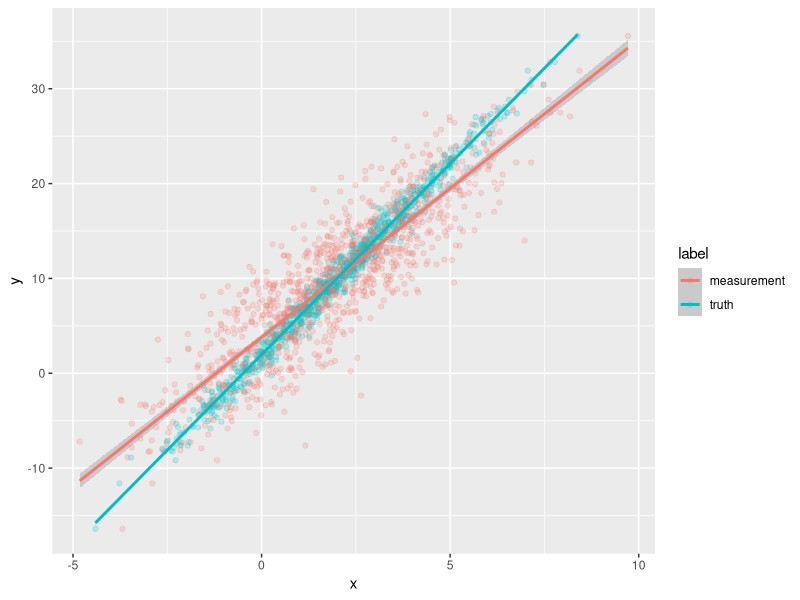
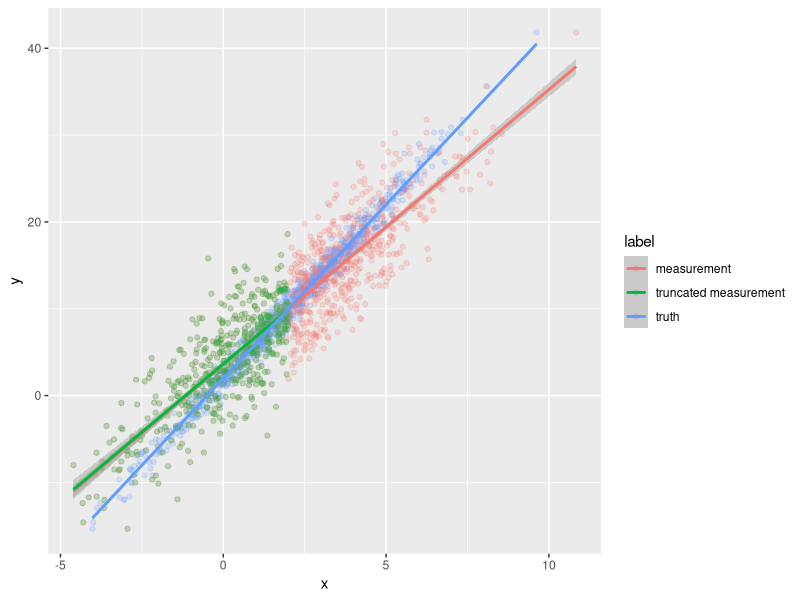
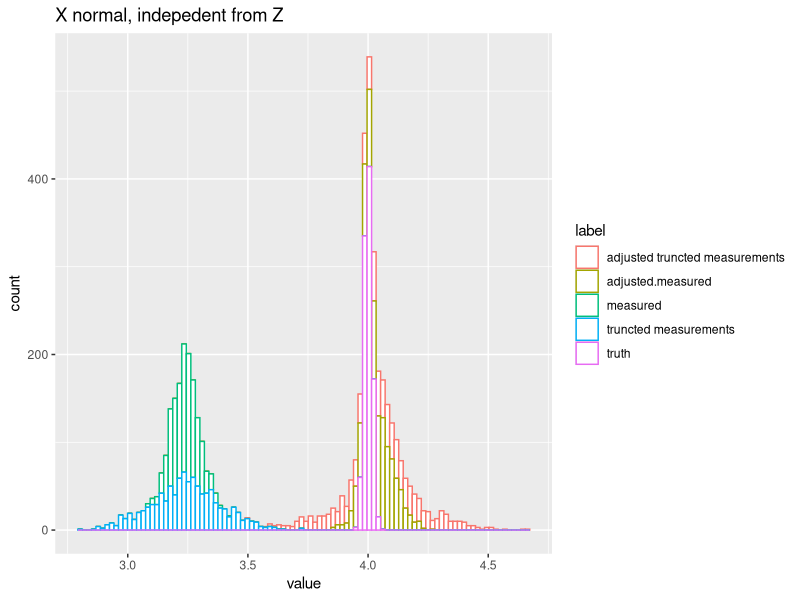
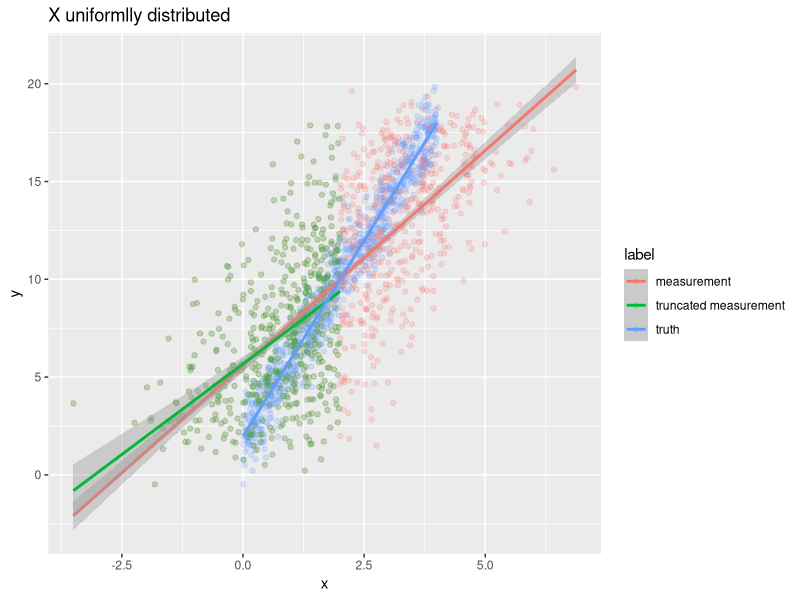
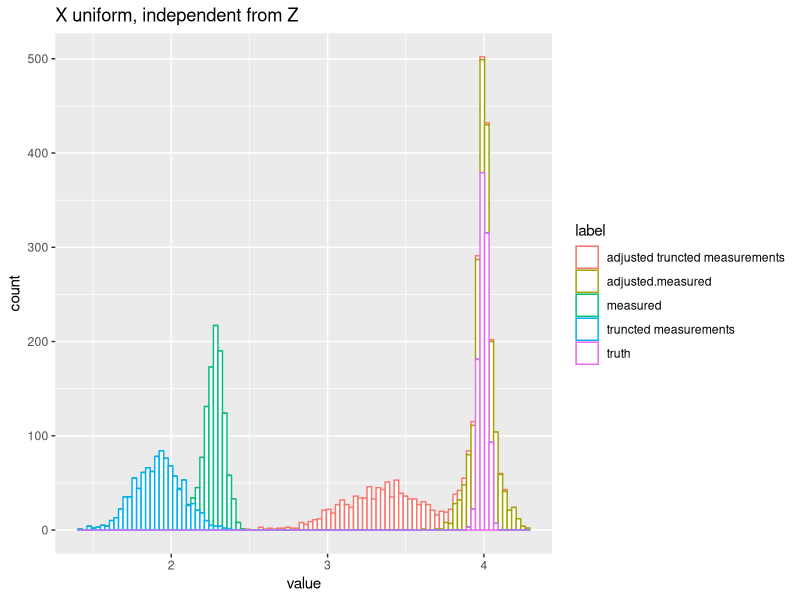
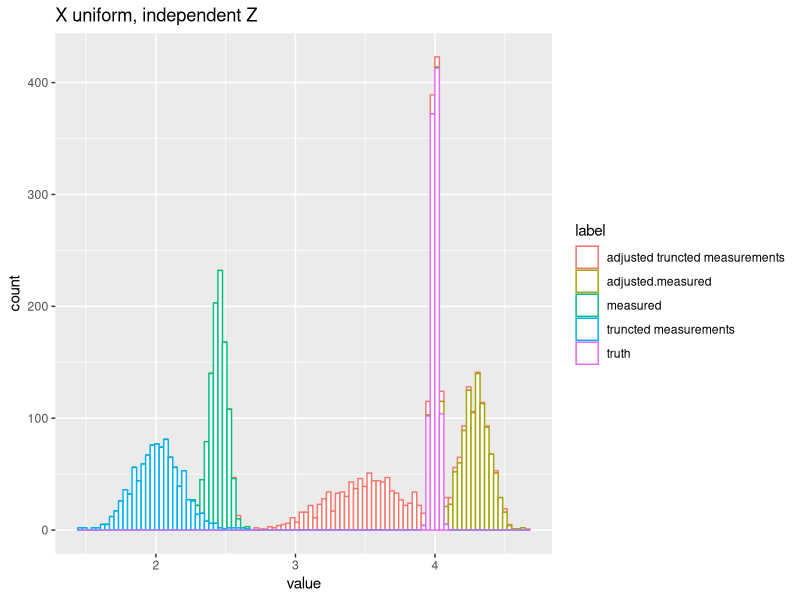

Generate these figures, in order, with R:
## ---- chunk 1
library(ggplot2)
library(dplyr)

## ---- chunk 2
# x<-rnorm(10,2,2)
# x.u<-x+1.96
# x.l<-x - 1.96
# 
# d<-data.frame(x,x.u,x.l,y= as.factor(seq(1:10)))
# 
# ggplot(data = d)+
#   geom_point(aes(x,y))+
#   geom_errorbarh(aes(x,y,xmin = x.l,xmax = x.u),width = 0.2)+
#   


## ---- chunk 3

## Classical measurement error

n<-1000
x<- rnorm(n,2,2)#uniform will cause more difference
#x<- runif(n,0,4)#uniform will cause more difference
beta0<-2
beta1<-4
y<-beta0+beta1*x+rnorm(n,0,1)
w<-x+rnorm(n,0,1)#w and y bi-variate normal

d1<-data.frame(y,x,label = "truth")
d2<-data.frame(y,x = w,label = "measurement")
d<-rbind(d1,d2)

ggplot(data = d)+
  geom_point(aes(x,y,col = label),alpha = 0.2)+
  geom_smooth(aes(x,y,col = label),method = "lm",formula = "y~x")

## ---- chunk 4
set.seed(1)
n<-1000
x<- rnorm(n,2,2)#uniform will cause more difference
#x<- runif(n,0,4)#uniform will cause more difference
beta0<-2
beta1<-4
y<-beta0+beta1*x+rnorm(n,0,1)
w<-x+rnorm(n,0,1)#w and y bi-variate normal

d1<-data.frame(y,x,label = "truth")
d2<-data.frame(y,x = w,label = "measurement")
d<-rbind(d1,d2)



d.sub<-d%>%filter(x<2)%>%filter(label=="measurement")
d.sub$label<-"truncated measurement"

d<-rbind(d,d.sub)
ggplot(data = d)+
  geom_point(aes(x,y,col = label),alpha = 0.2)+
  geom_smooth(aes(x,y,col = label),method = "lm",formula = "y~x")
## ---- chunk 5
true.slope<-NULL
true.intercept<-NULL

m.slope<-NULL
m.intercept<-NULL

ms.slope<-NULL
ms.intercept<-NULL

for(i in 1:1000){
  #print(i)
  n<-1000
  alpha<-1
  t<-c(rep(0,n/2),rep(1,n/2))
  x<- rnorm(n,2,2) + alpha*t #uniform will cause difference
  beta0<-2
  beta1<-4
  y<-beta0+beta1*x+rnorm(n,0,1)
  w<-x+rnorm(n,0,1)#w and y bi-variate normal
  
  d1<-data.frame(y,x,label = "truth")
  d2<-data.frame(y,x = w,label = "measurement")
  d<-rbind(d1,d2)
  
  ggplot(data = d)+
    geom_point(aes(x,y,col = label),alpha = 0.2)+
    geom_smooth(aes(x,y,col = label),method = "lm",formula = "y~x")+
    ggtitle("X normally distributed")
  
  
  d.sub<-d%>%filter(x<2)%>%filter(label=="measurement")
  d.sub$label<-"truncated measurement"
  
  d<-rbind(d,d.sub)
  # ggplot(data = d)+
  #   geom_point(aes(x,y,col = label),alpha = 0.2)+
  #   geom_smooth(aes(x,y,col = label),method = "lm",formula = "y~x")
  
  
  
  ## With numbers
  fit1<-lm(y~x,data = d%>%filter(label == "truth"))
  fit2<-lm(y~x,data = d%>%filter(label == "measurement"))
  fit3<-lm(y~x,data = d%>%filter(label == "truncated measurement"))
  
  
  true.intercept[i]<-fit1$coefficients[1]
  true.slope[i]<-fit1$coefficients[2]
  
  m.intercept[i]<-fit2$coefficients[1]
  m.slope[i]<-fit2$coefficients[2]
  
  ms.intercept[i]<-fit3$coefficients[1]
  ms.slope[i]<-fit3$coefficients[2]
  
  
}



summary(true.slope)
summary(m.slope)
summary(ms.slope)

sigma2.x<-4
sigma2.u<-1


lambda<-sigma2.x / (sigma2.u + sigma2.x) #0.8
#lambda1<-sd(d.sub$x)^2 / (sigma2.u + sd(d.sub$x)^2) #0.8

df<-rbind(data.frame(value = true.slope,label = "truth"),
          data.frame(value = m.slope/lambda,label = "adjusted.measured"),
          data.frame(value = m.slope,label = "measured "),
          data.frame(value = ms.slope,label = "truncted measurements"),
          data.frame(value = ms.slope/lambda,label = "adjusted truncted measurements"))

ggplot(data = df)+
  geom_histogram(aes(x = value,color = label),fill = "white",bins = 100)+
  ggtitle("X normal, indepedent from Z")



## ---- chunk 6
set.seed(1)
n<-1000
#x<- rnorm(n,2,2)#uniform will cause more difference
x<- runif(n,0,4)#uniform will cause more difference
beta0<-2
beta1<-4
y<-beta0+beta1*x+rnorm(n,0,1)
w<-x+rnorm(n,0,1)#w and y bi-variate normal

d1<-data.frame(y,x,label = "truth")
d2<-data.frame(y,x = w,label = "measurement")
d<-rbind(d1,d2)

d.sub<-d%>%filter(x<2)%>%filter(label=="measurement")
d.sub$label<-"truncated measurement"

d<-rbind(d,d.sub)
ggplot(data = d)+
  geom_point(aes(x,y,col = label),alpha = 0.2)+
  geom_smooth(aes(x,y,col = label),method = "lm",formula = "y~x")+
  ggtitle("X uniformlly distributed")
## ---- chunk 7
true.slope<-NULL
true.intercept<-NULL

m.slope<-NULL
m.intercept<-NULL

ms.slope<-NULL
ms.intercept<-NULL

for(i in 1:1000){
  #print(i)
  n<-1000
  alpha<-1
  t<-c(rep(0,n/2),rep(1,n/2))
  x<- runif(n,0,4)  #uniform will cause difference
  beta0<-2
  beta1<-4
  y<-beta0+beta1*x+rnorm(n,0,1)
  w<-x+rnorm(n,0,1)#w and y bi-variate normal
  
  d1<-data.frame(y,x,label = "truth")
  d2<-data.frame(y,x = w,label = "measurement")
  d<-rbind(d1,d2)
  
  ggplot(data = d)+
    geom_point(aes(x,y,col = label),alpha = 0.2)+
    geom_smooth(aes(x,y,col = label),method = "lm",formula = "y~x")
  
  
  d.sub<-d%>%filter(x<2)%>%filter(label=="measurement")
  d.sub$label<-"truncated measurement"
  
  d<-rbind(d,d.sub)
  # ggplot(data = d)+
  #   geom_point(aes(x,y,col = label),alpha = 0.2)+
  #   geom_smooth(aes(x,y,col = label),method = "lm",formula = "y~x")
  
  
  
  ## With numbers
  fit1<-lm(y~x,data = d%>%filter(label == "truth"))
  fit2<-lm(y~x,data = d%>%filter(label == "measurement"))
  fit3<-lm(y~x,data = d%>%filter(label == "truncated measurement"))
  
  
  true.intercept[i]<-fit1$coefficients[1]
  true.slope[i]<-fit1$coefficients[2]
  
  m.intercept[i]<-fit2$coefficients[1]
  m.slope[i]<-fit2$coefficients[2]
  
  ms.intercept[i]<-fit3$coefficients[1]
  ms.slope[i]<-fit3$coefficients[2]
  
  
}



summary(true.slope)
summary(m.slope)
summary(ms.slope)

sigma2.x<-4^2/12
sigma2.u<-1


lambda<-sigma2.x / (sigma2.u + sigma2.x) #0.8
#lambda1<-sd(d.sub$x)^2 / (sigma2.u + sd(d.sub$x)^2) #0.8

df<-rbind(data.frame(value = true.slope,label = "truth"),
          data.frame(value = m.slope/lambda,label = "adjusted.measured"),
          data.frame(value = m.slope,label = "measured "),
          data.frame(value = ms.slope,label = "truncted measurements"),
          data.frame(value = ms.slope/lambda,label = "adjusted truncted measurements"))

ggplot(data = df)+
  geom_histogram(aes(x = value,color = label),fill = "white",bins = 100)+
  ggtitle("X uniform, independent from Z")



## ---- chunk 8
true.slope<-NULL
true.intercept<-NULL

m.slope<-NULL
m.intercept<-NULL

ms.slope<-NULL
ms.intercept<-NULL

for(i in 1:1000){
  #print(i)
  n<-1000
  alpha<-1
  t<-c(rep(0,n/2),rep(1,n/2))
  x<- runif(n,0,4) + t*alpha #uniform will cause difference
  beta0<-2
  beta1<-4
  y<-beta0+beta1*x+rnorm(n,0,1)
  w<-x+rnorm(n,0,1)#w and y bi-variate normal
  
  d1<-data.frame(y,x,label = "truth")
  d2<-data.frame(y,x = w,label = "measurement")
  d<-rbind(d1,d2)
  
  ggplot(data = d)+
    geom_point(aes(x,y,col = label),alpha = 0.2)+
    geom_smooth(aes(x,y,col = label),method = "lm",formula = "y~x")
  
  
  d.sub<-d%>%filter(x<2)%>%filter(label=="measurement")
  d.sub$label<-"truncated measurement"
  
  d<-rbind(d,d.sub)
  # ggplot(data = d)+
  #   geom_point(aes(x,y,col = label),alpha = 0.2)+
  #   geom_smooth(aes(x,y,col = label),method = "lm",formula = "y~x")
  
  
  
  ## With numbers
  fit1<-lm(y~x,data = d%>%filter(label == "truth"))
  fit2<-lm(y~x,data = d%>%filter(label == "measurement"))
  fit3<-lm(y~x,data = d%>%filter(label == "truncated measurement"))
  
  
  true.intercept[i]<-fit1$coefficients[1]
  true.slope[i]<-fit1$coefficients[2]
  
  m.intercept[i]<-fit2$coefficients[1]
  m.slope[i]<-fit2$coefficients[2]
  
  ms.intercept[i]<-fit3$coefficients[1]
  ms.slope[i]<-fit3$coefficients[2]
  
  
}



summary(true.slope)
summary(m.slope)
summary(ms.slope)

sigma2.x<-4^2/12
sigma2.u<-1


lambda<-sigma2.x / (sigma2.u + sigma2.x) #0.8
#lambda1<-sd(d.sub$x)^2 / (sigma2.u + sd(d.sub$x)^2) #0.8

df<-rbind(data.frame(value = true.slope,label = "truth"),
          data.frame(value = m.slope/lambda,label = "adjusted.measured"),
          data.frame(value = m.slope,label = "measured "),
          data.frame(value = ms.slope,label = "truncted measurements"),
          data.frame(value = ms.slope/lambda,label = "adjusted truncted measurements"))

ggplot(data = df)+
  geom_histogram(aes(x = value,color = label),fill = "white",bins = 100)+
  ggtitle("X uniform, independent Z")



